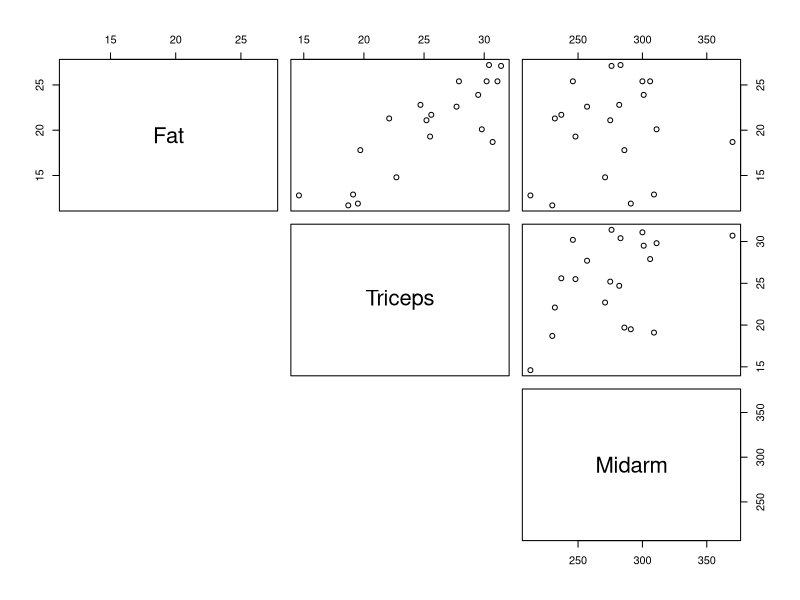

Source code (R):
## ---- chunk 1
bf <- read.csv("femalebodyfat.csv")
## ---- chunk 2
pairs(bf, lower.panel = NULL) 
## ---- chunk 3
modelfat <- lm(Fat ~ Triceps + Midarm, data=bf)
## ---- chunk 4
confint(modelfat)
## ---- chunk 5
predframe <- data.frame(Triceps = 25, Midarm = 310)
predict(modelfat, int = "c", newdata = predframe)
